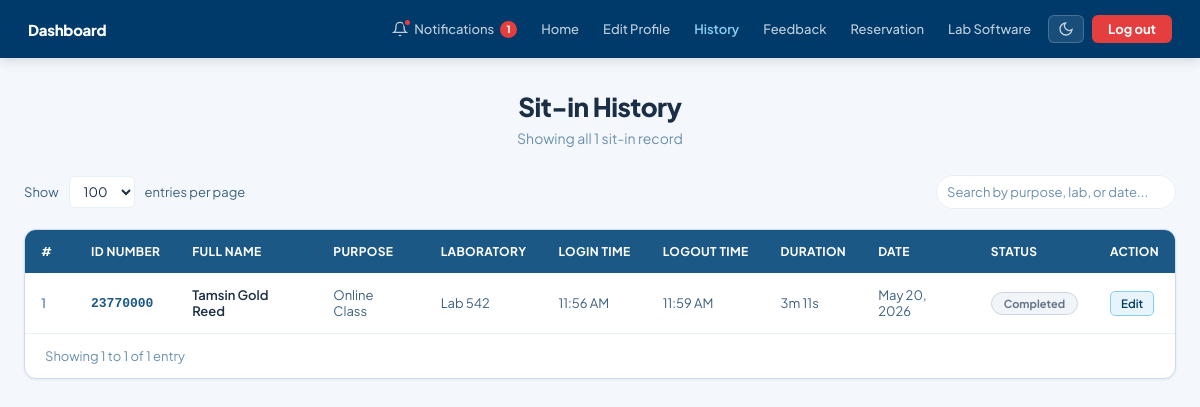
Screenshot of /history.php (signed in) with the database file from the repository.
### tables this page shows
CREATE TABLE `notifications` (
  `id` int(11) NOT NULL,
  `student_id` int(11) NOT NULL,
  `message` text NOT NULL,
  `is_read` tinyint(1) DEFAULT 0,
  `created_at` timestamp NOT NULL DEFAULT current_timestamp()
);

CREATE TABLE `sit_in_history` (
  `id` int(11) NOT NULL,
  `student_id` int(11) DEFAULT NULL,
  `id_number` varchar(20) NOT NULL,
  `fullname` varchar(255) NOT NULL,
  `sit_purpose` varchar(255) NOT NULL,
  `laboratory` varchar(50) NOT NULL,
  `login_time` time DEFAULT NULL,
  `logout_time` time DEFAULT NULL,
  `date` date NOT NULL,
  `created_at` timestamp NOT NULL DEFAULT current_timestamp(),
  `session_at_login` int(11) DEFAULT NULL,
  `session_at_logout` int(11) DEFAULT NULL,
  `sessions_used` int(11) DEFAULT 1,
  `is_walkin` tinyint(4) DEFAULT 0,
  `pc_number` varchar(20) DEFAULT NULL
);

### history.php (the view, shortened to what this page needs)
<?php
require_once 'db.php';
$student_id = (int)$_SESSION['student_id'];
$history = $pdo->prepare("SELECT * FROM sit_in_history WHERE student_id = ? ORDER BY date DESC, created_at DESC");
$history->execute([$student_id]);
$rows  = $history->fetchAll();
$total = count($rows);
try {
    $notif_stmt = $pdo->prepare("SELECT id, message, is_read, created_at FROM notifications WHERE student_id = ? ORDER BY created_at DESC LIMIT 30");
    $notif_stmt->execute([$student_id]);
    $notifications = $notif_stmt->fetchAll();
} catch (PDOException $e) {
    $notifications = [];
}
$unread_count = count(array_filter($notifications, fn($n) => $n['is_read'] == 0));
?>
<!DOCTYPE html>
<html lang="en">
<head>
</head>
<body>
<nav>
  <div class="nav-brand">Dashboard</div>
  <div class="nav-links">
    <div class="notif-wrap">
      <button class="notif-btn" onclick="toggleNotif()" id="notifBtn">
        <span class="bell-wrap">
          <svg viewBox="0 0 24 24" width="16" height="16" fill="none" stroke="currentColor" stroke-width="2">
            <path d="M18 8A6 6 0 0 0 6 8c0 7-3 9-3 9h18s-3-2-3-9"/>
            <path d="M13.73 21a2 2 0 0 1-3.46 0"/>
          </svg>
          <span class="red-dot" id="redDot" style="<?= $unread_count > 0 ? '' : 'display:none;' ?>"></span>
        </span>
        Notifications
        <span class="notif-badge <?= $unread_count > 0 ? 'show' : '' ?>" id="notifBadge">
          <?= $unread_count > 0 ? ($unread_count > 99 ? '99+' : $unread_count) : '' ?>
        </span>
      </button>
    </div>
    <a href="Homepage.php">Home</a>
    <a href="profile.php">Edit Profile</a>
    <a href="history.php" class="active">History</a>
    <a href="feedback.php">Feedback</a>
    <a href="reservation.php">Reservation</a>
    <a href="software.php">Lab Software</a>
    <button onclick="toggleDarkMode()" class="btn-dark-toggle" id="darkToggle" title="Toggle dark mode"><svg viewBox="0 0 24 24" width="16" height="16" fill="none" stroke="currentColor" stroke-width="2"><path d="M21 12.79A9 9 0 1 1 11.21 3 7 7 0 0 0 21 12.79z"/></svg></button>
    <a href="logout.php" class="btn-logout">Log out</a>
  </div>
</nav>
<div class="page-body">
  <div class="page-header">
    <div class="page-title">Sit-in History</div>
    <div class="page-sub">Showing all <?= $total ?> sit-in record<?= $total !== 1 ? 's' : '' ?></div>
  </div>
  <div class="toolbar">
    <div class="entries-wrap">
      Show
      <select id="entriesSelect" onchange="changeEntries(this.value)">
        <option value="100" selected>100</option>
      </select>
      entries per page
    </div>
    <div class="search-wrap">
      <input type="text" id="searchInput" placeholder="Search by purpose, lab, or date..." oninput="applySearch(this.value)"/>
    </div>
  </div>
  <div class="card">
    <table id="historyTable">
      <thead>
        <tr>
          <th>#</th>
          <th>ID Number</th>
          <th>Full Name</th>
          <th>Purpose</th>
          <th>Laboratory</th>
          <th>Login Time</th>
          <th>Logout Time</th>
          <th>Duration</th>
          <th>Date</th>
          <th>Status</th>
          <th>Action</th>
        </tr>
      </thead>
      <tbody id="tableBody">
        <?php if ($rows): ?>
          <?php foreach ($rows as $i => $r):
            $isOngoing = empty($r['logout_time']);
            $duration = '—';
            if (!$isOngoing && !empty($r['login_time']) && !empty($r['logout_time'])) {
                $loginStr  = (strpos($r['login_time'],  ' ') !== false)
                             ? $r['login_time']
                             : $r['date'] . ' ' . $r['login_time'];
                $logoutStr = (strpos($r['logout_time'], ' ') !== false)
                             ? $r['logout_time']
                             : $r['date'] . ' ' . $r['logout_time'];
                $tIn  = strtotime($loginStr);
                $tOut = strtotime($logoutStr);
                if ($tIn && $tOut && $tOut > $tIn) {
                    $diff = $tOut - $tIn;
                    $h    = (int)($diff / 3600);
                    $m    = (int)(($diff % 3600) / 60);
                    $s    = (int)($diff % 60);
                    if ($h > 0)      $duration = $h . 'h ' . $m . 'm';
                    elseif ($m > 0)  $duration = $m . 'm ' . $s . 's';
                    else             $duration = $s . 's';
                }
            } elseif ($isOngoing) {
                $duration = '<span style="color:#1B5886;font-weight:600;">Ongoing</span>';
            }
          ?>
          <tr data-index="<?= $i ?>" class="<?= $isOngoing ? 'ongoing-row' : '' ?>">
            <td class="td-num"><?= $i + 1 ?></td>
            <td class="td-id"><?= htmlspecialchars($r['id_number']) ?></td>
            <td class="td-name"><?= htmlspecialchars($r['fullname']) ?></td>
            <td><?= htmlspecialchars($r['sit_purpose'] ?: '—') ?></td>
            <td><?= htmlspecialchars($r['laboratory'] ?: '—') ?></td>
            <td><?= !empty($r['login_time']) ? date('h:i A', strtotime($r['login_time'])) : '—' ?></td>
            <td><?= !$isOngoing && !empty($r['logout_time']) ? date('h:i A', strtotime($r['logout_time'])) : '—' ?></td>
            <td><?= $duration ?></td>
            <td><?= !empty($r['date']) ? date('M d, Y', strtotime($r['date'])) : '—' ?></td>
            <td>
              <?php if ($isOngoing): ?>
                <span class="badge-ongoing"><span class="badge-dot"></span>Ongoing</span>
              <?php else: ?>
                <span class="badge-completed">Completed</span>
              <?php endif; ?>
            </td>
            <td>
              <?php if (!$isOngoing): ?>
                <button class="btn-edit-sitin"
                  onclick="openEditSitin(<?= $r['id'] ?>,'<?= addslashes(htmlspecialchars($r['sit_purpose'])) ?>','<?= addslashes(htmlspecialchars($r['laboratory'])) ?>')"
                  title="Edit record">
                  Edit
                </button>
              <?php else: ?>
                <span style="font-size:11px;color:var(--text-muted);">—</span>
              <?php endif; ?>
            </td>
          </tr>
          <?php endforeach; ?>
        <?php else: ?>
          <tr><td colspan="11" class="no-data">No sit-in history found for your account.</td></tr>
        <?php endif; ?>
      </tbody>
    </table>
    <div class="table-footer">
      <span id="showingLabel"></span>
    </div>
  </div>
</div>
</body>
</html>

### rows the page displays
notifications: is_read "1"
sit_in_history: id_number "23770000", fullname "Tamsin Gold Reed", sit_purpose "Online Class", laboratory "Lab 542", login_time "11:56 AM", logout_time "11:59 AM", duration "3m 11s", date "May 20, 2026", shows "Completed"

### other values shown
$total "1"
